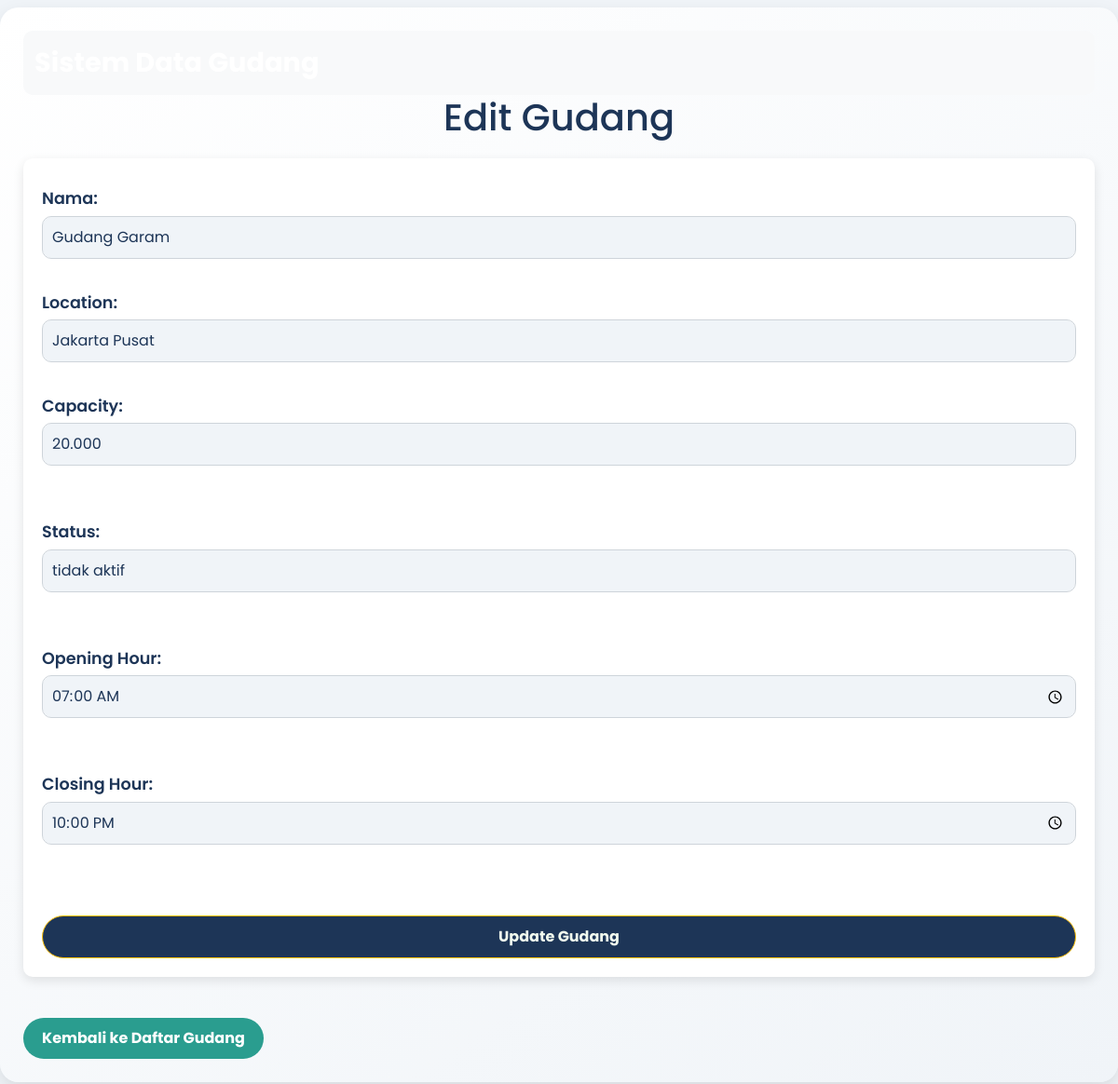
Screenshot of /view-edit.php?id=4 with the database file from the repository.
### tables this page shows
CREATE TABLE `gudang` (
  `id` int(11) NOT NULL,
  `name` varchar(255) NOT NULL,
  `location` varchar(255) NOT NULL,
  `capacity` varchar(11) NOT NULL,
  `status` enum('aktif','tidak aktif') DEFAULT 'aktif',
  `opening_hour` time DEFAULT '08:00:00',
  `closing_hour` time DEFAULT '20:00:00'
);

### gudang.php (called while the page is built, shortened)
<?php
class Gudang {
    private $conn;
    private $table_name = "gudang";
    public function __construct($db){
        $this->conn = $db;
    }
    public function show($id) {
        $stmt = $this->conn->prepare("SELECT id, name, location, capacity, status, opening_hour, closing_hour FROM ". $this->table_name ." WHERE id=:id");
        $stmt->bindParam(":id", $id);
        $stmt->execute();
        return $stmt;
    }
}
?>

### view-edit.php (the view, shortened to what this page needs)
<?php
require_once 'gudang.php';
$database = new Database();
$db = $database->getConnection();
$gudang = new Gudang($db);
$gudang->id = isset($_GET['id']) ? $_GET['id'] : die('Error: ID tidak ditemukan.');
if ($_SERVER['REQUEST_METHOD'] == 'POST') {
    $gudang->name = $_POST['name'];
    $gudang->location = $_POST['location'];
    $gudang->capacity = $_POST['capacity'];
    $gudang->status = $_POST['status'];
    $gudang->opening_hour = $_POST['opening_hour'];
    $gudang->closing_hour = $_POST['closing_hour'];
    if ($gudang->update()) {
        header("Location: index.php");
        exit;
    } else {
        echo "Gagal mengupdate gudang.";
    }
} else {
    $stmt = $gudang->show($gudang->id);
    $data = $stmt->fetch(PDO::FETCH_ASSOC);
    $gudang->name = $data['name'];
    $gudang->location = $data['location'];
    $gudang->capacity = $data['capacity'];
    $gudang->status = $data['status'];
    $gudang->opening_hour = $data['opening_hour'];
    $gudang->closing_hour = $data['closing_hour'];
}
?>
<link rel="stylesheet" href="style.css">
<h1>Edit Gudang</h1>
<form action="view-edit.php?id=<?php echo $gudang->id; ?>" method="POST">
    <div class="mb-2">
        <label for="name">Nama:</label>
        <input type="text" class="form-control" name="name" id="name" value="<?php echo $gudang->name; ?>" required><br>
    </div>
    <div class="mb-2">
        <label for="location">Location:</label>
        <input type="text" class="form-control" name="location" id="location" value="<?php echo $gudang->location; ?>" required><br>
    </div>
    <div class="mb-2">
        <label for="capacity">Capacity:</label>
        <input type="text" class="form-control" name="capacity" id="capacity" value="<?php echo $gudang->capacity; ?>" required><br><br>
    </div>
    <div class="mb-2">
        <label for="status">Status:</label>
        <input type="text" class="form-control" name="status" id="status" value="<?php echo $gudang->status; ?>" required><br><br>
    </div>
    <div class="mb-2">
        <label for="opening_hour">Opening Hour:</label>
        <input type="time" class="form-control" name="opening_hour" id="opening_hour" value="<?php echo $gudang->opening_hour; ?>" required><br><br>
    </div>
    <div class="mb-2">
        <label for="closing_hour">Closing Hour:</label>
        <input type="time" class="form-control" name="closing_hour" id="closing_hour" value="<?php echo $gudang->closing_hour; ?>" required><br><br>
    </div>
    <input type="submit" class="btn btn-warning w-100" value="Update Gudang">
</form>
<br>
<a href="index.php" class="back-button">Kembali ke Daftar Gudang</a>
<?php
    include 'layout.php';
?>

### style.css (style rules this page uses)
body { font-family: 'Poppins', sans-serif; background-color: #f0f4f8; color: #333; }
h1 { color: #1d3557; font-size: 2.5rem; margin-bottom: 20px; text-align: center; }
a { text-decoration: none; }
.btn { border-radius: 30px; font-size: 1rem; padding: 10px 20px; transition: all 0.3s ease; display: inline-block; text-align: center; font-family: 'Poppins', sans-serif; width: 120px; }
a.back-button { background-color: #2a9d8f; color: #ffffff; padding: 10px 20px; font-weight: bold; border-radius: 30px; margin-top: 20px; display: inline-block; text-align: center; }
.form-control { border-radius: 10px; border: 1px solid #ced4da; padding: 10px; font-size: 1rem; }
label { font-size: 1.1rem; font-weight: 600; color: #1d3557; font-family: 'Poppins', sans-serif; }
input[type="submit"] { background-color: #1d3557; color: #f1faee; font-weight: bold; cursor: pointer; border-radius: 30px; }
input[type="text"], input[type="number"], input[type="time"] { background-color: #f0f4f8; color: #1d3557; }
form { background-color: #ffffff; padding: 20px; border-radius: 10px; box-shadow: 0 4px 12px rgba(0, 0, 0, 0.1); }
form label { margin-top: 10px; margin-bottom: 5px; display: block; }
form input, form select { width: 100%; }
form input[type="submit"] { margin-top: 20px; }

### rows the page displays
gudang: name "Gudang Garam", location "Jakarta Pusat", capacity "20.000", status "tidak aktif", opening_hour "07:00:00", closing_hour "22:00:00"
